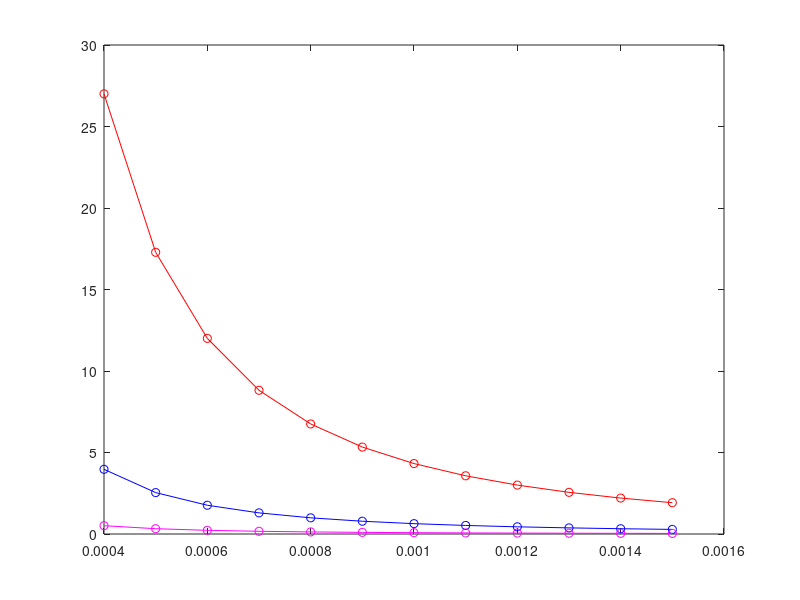

The MATLAB source for this figure:
clear all
clc

% created by Z.K.Yang, 11/28
% this file is for finding the worse/optimal parameter for PC, no optimal
% trying

%% parameter setting
sam = 1e6;
P = 1;    % constant power case
H = exprnd(1,1,sam);
D = 15 + 10 * rand(1,sam);
% D = 15 + 5 * exprnd(1,1,sam);

alpha = 4;
G = exprnd(1,1,sam);

v1 = 2.5;
v2 = 5;

v3 = -1.5;
v4 = 0;

lambda = 4e-4:1e-4:15e-4;
SIR_opt = zeros(1,length(lambda));
%% main code - mean SIR, theoretical result
S1 = P * mean(H) * mean(D.^(-alpha)) * gamma(1+alpha/2);
I1 = ( pi * lambda * gamma(1-2/alpha) * mean(P^(2/alpha)) * mean(G.^(2/alpha)) ).^(alpha/2);
SIR1 = S1./I1;

%% main code - mean SIR, power control policy
S2 = mean(H.^(v1+1)) * mean(D.^(v2-alpha)) * gamma(1+alpha/2);
I2 = ( pi * lambda * gamma(1-2/alpha) * mean( ( (H.^(v1)) .* (D.^(v2)) ).^(2/alpha) ) * mean(G.^(2/alpha)) ).^(alpha/2);
SIR2 = S2./I2;

%% main code - mean SIR, power control policy, with rho <0
S3 = mean(H.^(v3+1)) * mean(D.^(v4-alpha)) * gamma(1+alpha/2);
I3 = ( pi * lambda * gamma(1-2/alpha) * mean( ( (H.^(v3)) .* (D.^(v4)) ).^(2/alpha) ) * mean(G.^(2/alpha)) ).^(alpha/2);
SIR3 = S3./I3;

%% plot section
plot (lambda,SIR1,'b-o');
hold on 
plot (lambda,SIR2,'r-o');
hold on
plot (lambda, SIR3, 'm-o');